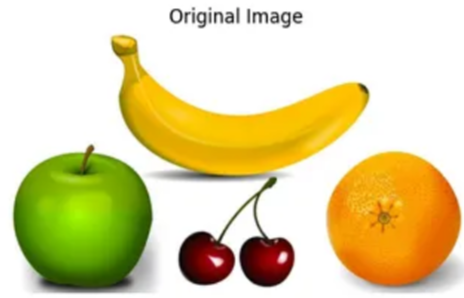
#> input picture Yellow.png, 464 x 298 px
$ python colortest.py Yellow.png
#> lines starting #> are read from the running program, lines starting #| are printed output that depends on the picture; after the words box and inside, x2 and y2 are one past the last pixel; in counts of white or black regions, pixels touching at a corner belong together
import sys
from datetime import datetime
from pathlib import Path

import cv2
import numpy as np
import matplotlib.pyplot as plt

# Every run gets its own folder, so old outputs are never overwritten
OUT_DIR = Path("results") / f"colortest_{datetime.now():%Y%m%d_%H%M%S}"
OUT_DIR.mkdir(parents=True)

def detect_yellow_color(image_path):
    """
    This function takes an image file path, detects yellow color areas using HSV color space,
    and returns the image with bounding boxes drawn around the detected yellow areas.
    """
#> called with image_path = 'Yellow.png'
    # Load the image
    image = cv2.imread(image_path)
#> image is the input picture: shape (298, 464, 3); mean B, G, R 160.7, 211.6, 223.1

    # Convert the image to HSV color space
    hsv_image = cv2.cvtColor(image, cv2.COLOR_BGR2HSV)
#> hsv_image: shape (298, 464, 3); mean H, S, V 21.7, 88, 229.5

    # Define the HSV range for yellow color
    yellow_lower = np.array([20, 100, 100])  # Lower bound for yellow color
    yellow_upper = np.array([30, 255, 255])  # Upper bound for yellow color

    # Create a mask to isolate yellow color
    mask = cv2.inRange(hsv_image, yellow_lower, yellow_upper)
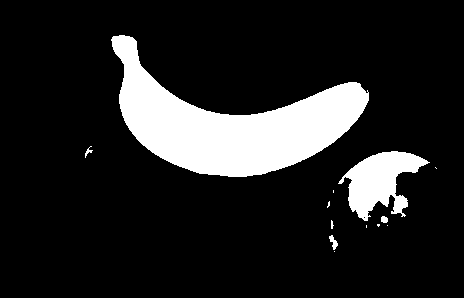
#> mask: shape (298, 464); 13.8% white; 13 white regions (8 under 20 px)

    # Find contours of the yellow areas
    contours, _ = cv2.findContours(mask, cv2.RETR_EXTERNAL, cv2.CHAIN_APPROX_SIMPLE)
#> contours = 13 contours, 9 with area under 20; largest, box (x1, y1, x2, y2) and area: (111, 35, 369, 177) 15382, (338, 151, 430, 221) 3004, (329, 235, 338, 250) 48, (381, 216, 388, 223) 30

    # Create a copy of the original image to draw bounding boxes on
    output_image = image.copy()

    # Loop through each contour and draw a bounding box around the detected yellow areas
    for contour in contours:
        x, y, w, h = cv2.boundingRect(contour)
        if cv2.contourArea(contour) > 500:  # Filter out small contours
            cv2.rectangle(output_image, (x, y), (x + w, y + h), (0, 255, 0), 2)  # Draw green bounding box
#> this loop made 13 passes
#> (x, y, w, h) on passes 1, 2, 3, 5, 6, 7, 8, 11, 12, 13: (334, 251, 1, 1), (329, 235, 9, 15), (387, 225, 1, 1), (377, 224, 3, 3), (331, 220, 3, 9), (381, 216, 7, 7), (327, 201, 3, 7), (338, 151, 92, 70), (85, 146, 8, 12), (111, 35, 258, 142)
#> (contour, x, y, w, h) on passes 4, 9, 10: ([[366, 225], [366, 227]], 366, 225, 1, 3), ([[333, 190], [333, 192]], 333, 190, 1, 3), ([[435, 167], [436, 168]], 435, 167, 2, 2)
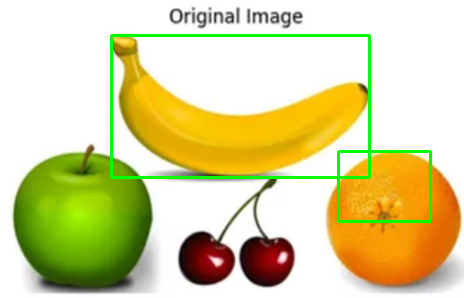
#> output_image: shape (298, 464, 3); 2.42% of pixels changed, all inside (x1, y1, x2, y2) = (110, 34, 432, 223)

    # Convert the output image to RGB for display with matplotlib
    output_image_rgb = cv2.cvtColor(output_image, cv2.COLOR_BGR2RGB)

    # Display the original and processed images side by side
    plt.figure(figsize=(12, 6))

    # Display original image
    plt.subplot(1, 2, 1)
    plt.imshow(cv2.cvtColor(image, cv2.COLOR_BGR2RGB))
    plt.title("Original Image")
    plt.axis('off')

    # Display processed image with yellow color detection
    plt.subplot(1, 2, 2)
    plt.imshow(output_image_rgb)
    plt.title("Yellow Color Detection with Bounding Boxes")
    plt.axis('off')

    # Save the figure, the mask and the result as separate images
    name = Path(image_path).stem
    plt.savefig(OUT_DIR / f"{name}_figure.png", dpi=150, bbox_inches="tight")
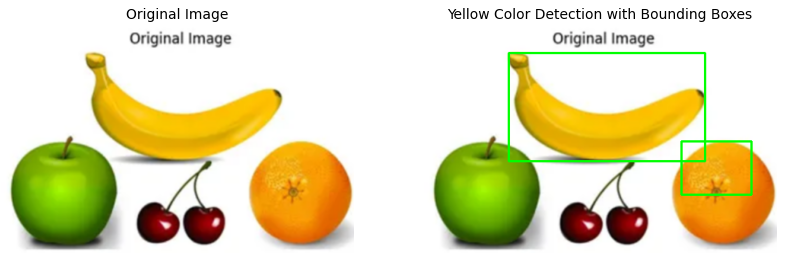
#> figure drawn by matplotlib, 2 panels
    cv2.imwrite(str(OUT_DIR / f"{name}_mask.png"), mask)
    cv2.imwrite(str(OUT_DIR / f"{name}_detected.png"), output_image)
    boxes = sum(cv2.contourArea(c) > 500 for c in contours)
#> boxes = 2
    (OUT_DIR / "summary.txt").write_text(
        f"{image_path}: HSV yellow {yellow_lower.tolist()}-{yellow_upper.tolist()}, "
        f"{len(contours)} contours, {boxes} with area > 500\n", encoding="utf-8")
    print(f"Saved to {OUT_DIR} ({boxes} yellow areas)")
#| Saved to results/colortest_20261204_144305 (2 yellow areas)

    # Run with "--show" to also open the figure in a window
    if "--show" in sys.argv:
        plt.show()

    return output_image

# Example usage
image_path = 'Yellow.png'  # Replace with your image path
output_image = detect_yellow_color(image_path)
